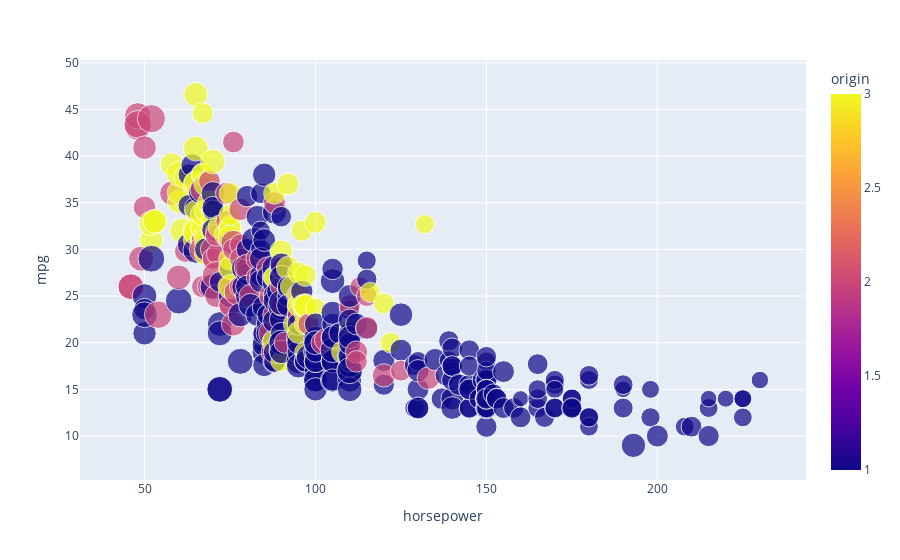

This figure's notebook cell:
### Code cell
fig.show()

### Figure 1 — Plotly figure (JSON) as saved in the notebook; plotly's stock layout.template omitted (floating-point values rounded to 4 significant figures; data arrays with more than 128 entries replaced by an {"elided": "..."} marker saying what was removed)
{"data": [{"hovertemplate": "horsepower=%{x}<br>mpg=%{y}<br>acceleration=%{marker.size}<br>origin=%{marker.color}<extra></extra>", "legendgroup": "", "marker": {"color": {"elided": "398 int values"}, "coloraxis": "coloraxis", "size": {"elided": "398 float values"}, "sizemode": "area", "sizeref": 0.062, "symbol": "circle"}, "mode": "markers", "name": "", "orientation": "v", "showlegend": false, "type": "scatter", "x": {"elided": "398 int values"}, "xaxis": "x", "y": {"elided": "398 float values"}, "yaxis": "y"}], "layout": {"coloraxis": {"colorbar": {"title": {"text": "origin"}}, "colorscale": [[0, "#0d0887"], [0.1111, "#46039f"], [0.2222, "#7201a8"], [0.3333, "#9c179e"], [0.4444, "#bd3786"], [0.5556, "#d8576b"], [0.6667, "#ed7953"], [0.7778, "#fb9f3a"], [0.8889, "#fdca26"], [1, "#f0f921"]]}, "legend": {"itemsizing": "constant", "tracegroupgap": 0}, "margin": {"t": 60}, "xaxis": {"anchor": "y", "domain": [0, 1], "title": {"text": "horsepower"}}, "yaxis": {"anchor": "x", "domain": [0, 1], "title": {"text": "mpg"}}}}
